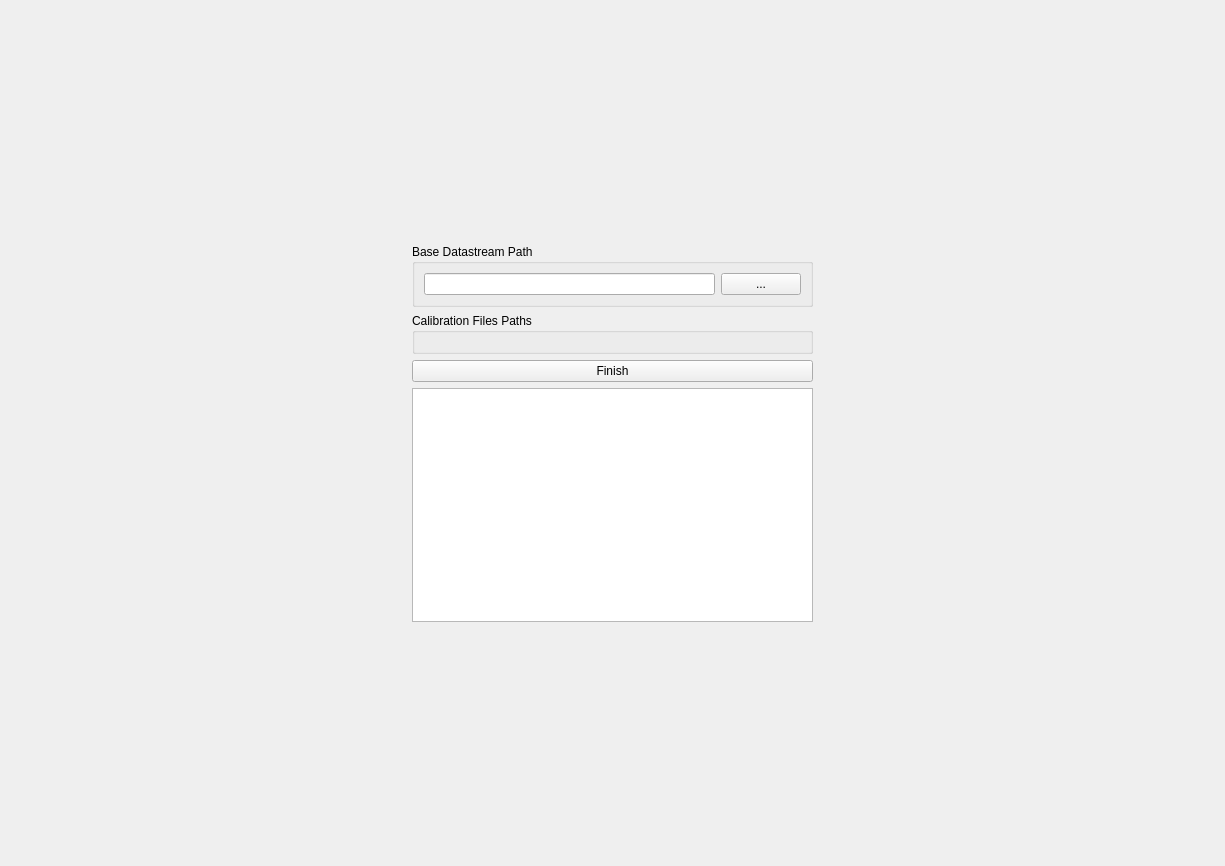
<?xml version="1.0" encoding="UTF-8"?>
<ui version="4.0">
 <class>qtMainConfiguration</class>
 <widget class="QWidget" name="qtMainConfiguration">
  <property name="geometry">
   <rect>
    <x>0</x>
    <y>0</y>
    <width>1225</width>
    <height>866</height>
   </rect>
  </property>
  <property name="windowTitle">
   <string>Form</string>
  </property>
  <layout class="QGridLayout" name="gridLayout_2">
   <item row="0" column="0">
    <widget class="QSplitter" name="splitter">
     <property name="orientation">
      <enum>Qt::Vertical</enum>
     </property>
     <widget class="QWidget" name="layoutWidget">
      <layout class="QGridLayout" name="gridLayout">
       <item row="1" column="1">
        <widget class="QGroupBox" name="groupBox">
         <property name="title">
          <string>Base Datastream Path</string>
         </property>
         <layout class="QHBoxLayout" name="horizontalLayout">
          <item>
           <widget class="QLineEdit" name="dataBasePathLineEdit"/>
          </item>
          <item>
           <widget class="QPushButton" name="searchDataBasePushButton">
            <property name="text">
             <string>...</string>
            </property>
           </widget>
          </item>
         </layout>
        </widget>
       </item>
       <item row="3" column="1">
        <widget class="QPushButton" name="finishPushButton">
         <property name="text">
          <string>Finish</string>
         </property>
        </widget>
       </item>
       <item row="5" column="1">
        <spacer name="verticalSpacer_2">
         <property name="orientation">
          <enum>Qt::Vertical</enum>
         </property>
         <property name="sizeHint" stdset="0">
          <size>
           <width>20</width>
           <height>40</height>
          </size>
         </property>
        </spacer>
       </item>
       <item row="2" column="1">
        <widget class="QGroupBox" name="calibrationFilesGroupBox">
         <property name="title">
          <string>Calibration Files Paths</string>
         </property>
         <layout class="QGridLayout" name="gridLayout_3"/>
        </widget>
       </item>
       <item row="2" column="2">
        <spacer name="horizontalSpacer_2">
         <property name="orientation">
          <enum>Qt::Horizontal</enum>
         </property>
         <property name="sizeHint" stdset="0">
          <size>
           <width>40</width>
           <height>20</height>
          </size>
         </property>
        </spacer>
       </item>
       <item row="0" column="1">
        <spacer name="verticalSpacer">
         <property name="orientation">
          <enum>Qt::Vertical</enum>
         </property>
         <property name="sizeHint" stdset="0">
          <size>
           <width>20</width>
           <height>40</height>
          </size>
         </property>
        </spacer>
       </item>
       <item row="1" column="0">
        <spacer name="horizontalSpacer">
         <property name="orientation">
          <enum>Qt::Horizontal</enum>
         </property>
         <property name="sizeHint" stdset="0">
          <size>
           <width>40</width>
           <height>20</height>
          </size>
         </property>
        </spacer>
       </item>
       <item row="4" column="1">
        <widget class="QListView" name="historyListView"/>
       </item>
      </layout>
     </widget>
    </widget>
   </item>
  </layout>
 </widget>
 <resources/>
 <connections/>
</ui>
